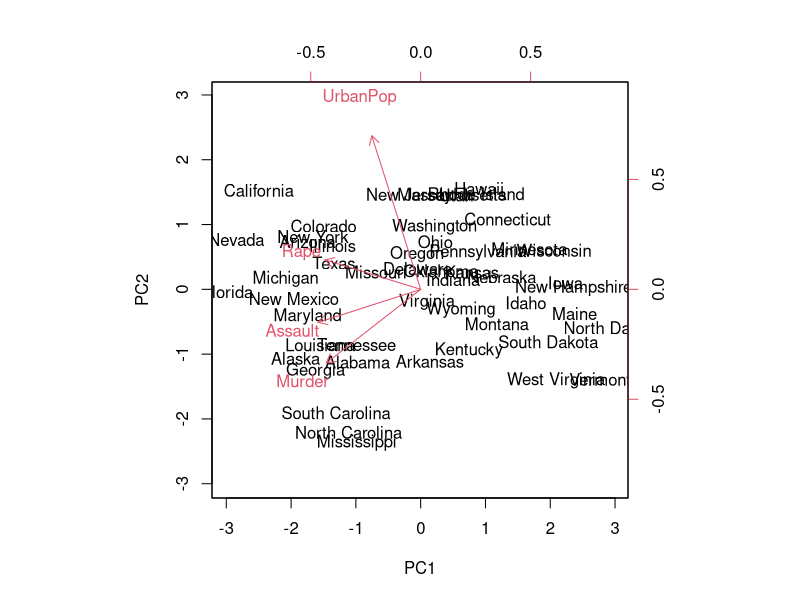
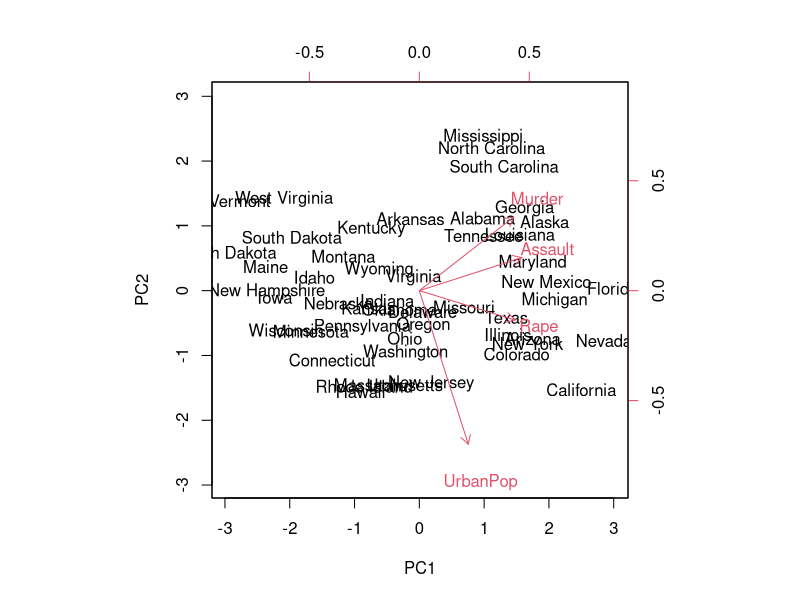
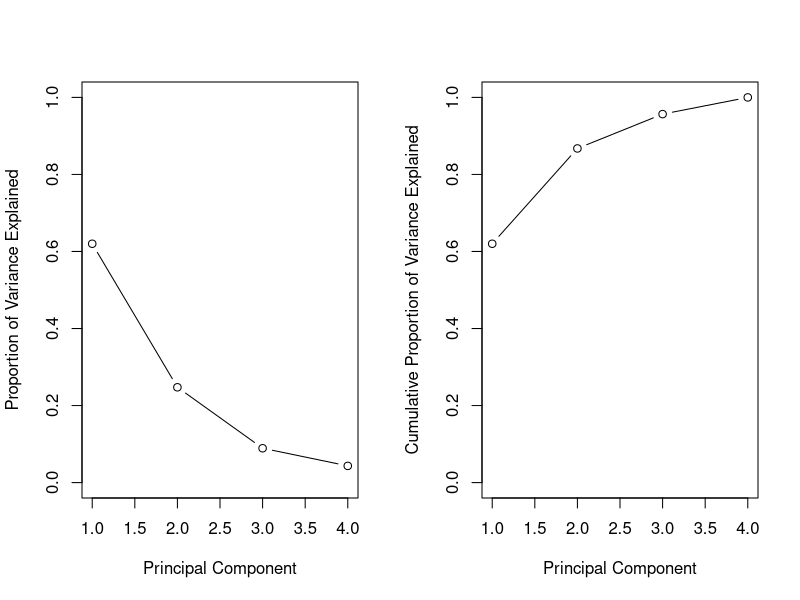

Here is the R script that generated these plots, in order:
## ---- chunk 1
knitr::opts_chunk$set(fig.width=8, fig.height=5) 
## ---- chunk 2
states = row.names(USArrests)
states
## ---- chunk 3
names(USArrests)
## ---- chunk 4
#examine mean and variance of variables
apply(USArrests, 2 , mean)
apply(USArrests, 2 , var)
## ---- chunk 5
#PCA
pr.out = prcomp(USArrests, scale = TRUE)
names(pr.out)

#variable means
pr.out$center

#variable sd
pr.out$scale

#variable loading vectors
pr.out$rotation

#dimensions of n x m score vectors
dim(pr.out$x)
## ---- chunk 6
#plot of first two principal components
biplot(pr.out, scale = 0)
## ---- chunk 7
#flipping principal components
pr.out$rotation = -pr.out$rotation
pr.out$x = -pr.out$x
biplot(pr.out, scale = 0)
## ---- chunk 8
#principal component sd
round(pr.out$sdev,2)

#principal component var
pr.var = pr.out$sdev^2
round(pr.var,2)
## ---- chunk 9
#proportion variance explained
pve = pr.var/sum(pr.var)
round(pve,2)
## ---- chunk 10
par(mfrow = c(1,2))
plot(pve, 
     xlab = "Principal Component",
     ylab = "Proportion of Variance Explained",
     ylim = c(0,1),
     type = "b")

plot(cumsum(pve),
     xlab = "Principal Component",
     ylab = "Cumulative Proportion of Variance Explained",
     ylim = c(0,1),
     type = "b")
## ---- chunk 11
#cumulative sum function
a = c(1,2,8,-3)
cumsum(a)
